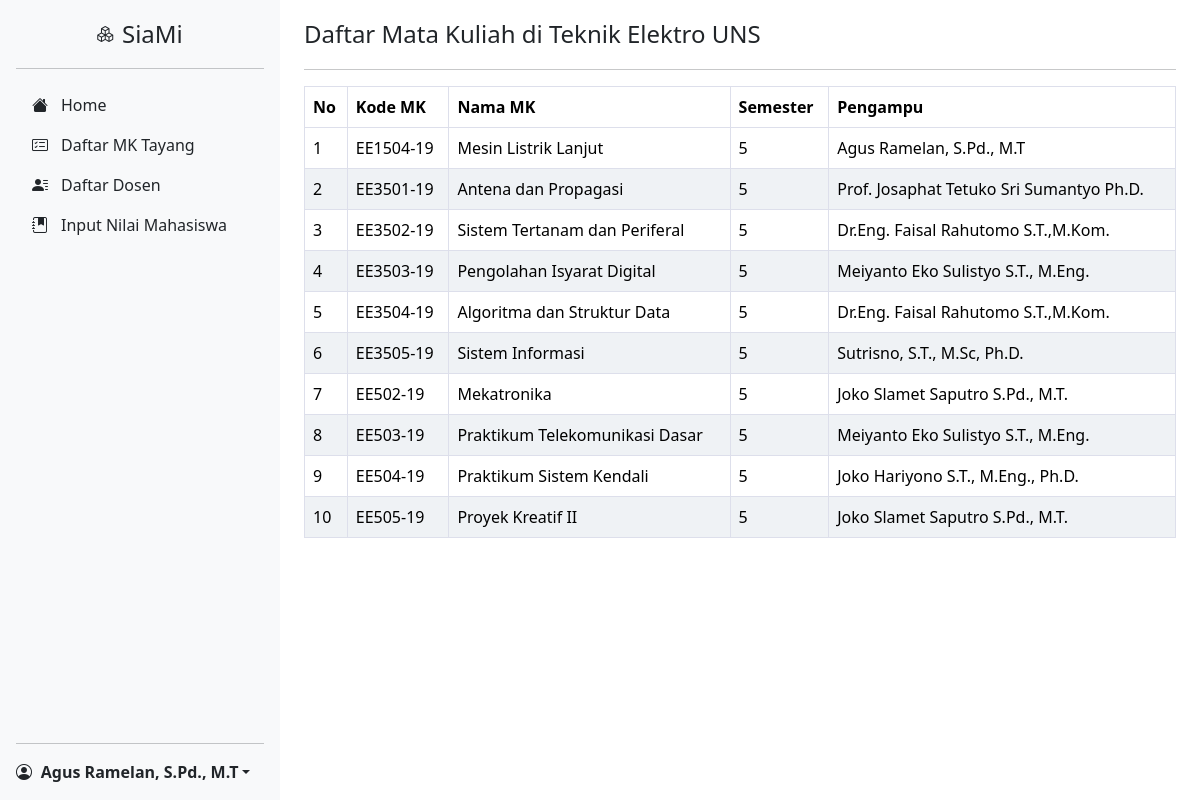
Screenshot of /view/dosen/dsn_daftarmk.php (signed in) with the database file from the repository.
### tables this page shows
CREATE TABLE `mk` (
  `id` int(11) NOT NULL,
  `kode_mk` varchar(255) NOT NULL,
  `nama_mk` varchar(255) NOT NULL,
  `NIP_pengampu` varchar(255) NOT NULL,
  `semester` int(11) NOT NULL,
  `kategori` varchar(255) NOT NULL,
  `bobot_sks` int(11) NOT NULL
);

CREATE TABLE `dosen` (
  `id` int(11) NOT NULL,
  `nip` varchar(255) NOT NULL,
  `nama` varchar(255) NOT NULL,
  `role_id` int(11) NOT NULL
);

### view/dosen/dsn_daftarmk.php (the view, shortened to what this page needs)
<?php
require '../../database/connect.php';
$daftarmk = mysqli_query($conn, "SELECT * FROM mk LEFT JOIN dosen ON mk.NIP_pengampu=dosen.nip ORDER BY kode_mk");
?>
<!doctype html>
<html lang="en">
<head>
     <link href="../assets/dist/css/bootstrap.min.css" rel="stylesheet">
     <link href="https://cdn.jsdelivr.net/npm/bootstrap@5.0.2/dist/css/bootstrap.min.css" rel="stylesheet">
     <link rel="stylesheet" href="https://cdn.jsdelivr.net/npm/bootstrap-icons@1.9.1/font/bootstrap-icons.css">
     <link href="../../css/daftarmk.css" rel="stylesheet">
</head>
<body>
     <main>
          <div class="d-flex flex-column flex-shrink-0 p-3 bg-light" style="width: 280px;">
               <a href="/" class="d-flex align-items-center mb-3 mb-md-0 me-md-auto link-dark text-decoration-none mx-auto">
                    <i class="bi bi-boxes"></i>
                    <span class="fs-4">SiaMi</span>
               </a>
               <hr>
               <ul class="nav nav-pills flex-column mb-auto">
                    <li class="nav-item">
                         <a href="index.php" class="nav-link link-dark">
                              <i class="bi bi-house-fill"> </i>
                              Home
                         </a>
                    </li>
                    <li class="nav-item">
                         <a href="dsn_daftarmk.php" class="nav-link link-dark">
                              <i class="bi bi-card-checklist"></i>
                              Daftar MK Tayang
                         </a>
                    </li>
                    <li class="nav-item">
                         <a href="dsn_daftardosen.php" class="nav-link link-dark">
                              <i class="bi bi-person-lines-fill"></i>
                              Daftar Dosen
                         </a>
                    </li class="nav-item">
                    <li class="nav-item">
                         <a href="dsn_editnilai.php" class="nav-link link-dark">
                              <i class="bi bi-journal-bookmark-fill"></i>
                              Input Nilai Mahasiswa
                         </a>
                    </li>
               </ul>
               <hr>
               <div class="dropdown">
                    <a href="#" class="d-flex align-items-center link-dark text-decoration-none dropdown-toggle" id="dropdownUser2" data-bs-toggle="dropdown" aria-expanded="false">
                         <i class="bi bi-person-circle"></i>
                         <strong><?= $_SESSION["nama"]; ?></strong>
                    </a>
               </div>
          </div>
          <div class="container-sm">
               <header>
                    <h3>Daftar Mata Kuliah di Teknik Elektro UNS</h3>
               </header>
               <hr>
               <table class="table table-bordered" width="100%" cellspacing="0">
                    <thead>
                         <tr>
                              <th scope="col">No</th>
                              <th scope="col">Kode MK</th>
                              <th scope="col">Nama MK</th>
                              <th scope="col">Semester</th>
                              <th scope="col">Pengampu</th>
                         </tr>
                    </thead>
                    <tbody>
                         <?php
                         $i = 1;
                         while ($mk = mysqli_fetch_array($daftarmk)) {
                         ?>
                              <tr>
                                   <td><?= $i++ ?></td>
                                   <td><?= $mk["kode_mk"] ?></td>
                                   <td><?= $mk["nama_mk"] ?></td>
                                   <td><?= $mk["semester"] ?></td>
                                   <td><?= $mk["nama"] ?></td>
                              </tr>
                         <?php
                         } ?>
                    </tbody>
               </table>
          </div>
     </main>
</body>
</html>

### css/daftarmk.css (style rules this page uses)
body { min-height: 100vh; min-height: -webkit-fill-available; }
html { height: -webkit-fill-available; }
main { display: flex; flex-wrap: nowrap; height: 100vh; height: -webkit-fill-available; max-height: 100vh; overflow-x: auto; }
i { margin-right: 1ch; }
header { margin-top: 20px; margin-bottom: 20px; }
.h3, h3 { font-size: calc(1.275rem + 0.3vw) !important; }
table { border-collapse: collapse; width: 100%; border-radius: 15px; }
th { display: table-cell; vertical-align: inherit; font-weight: bold; border-bottom-color: #000; }
table, td { padding: 8px 8px 8px 20px; }
tr:nth-child(even) { background-color: #eff2f5; }
.table-bordered th, .table-bordered td { border: 1px solid #dddfeb !important; }
hr:not([size]) { height: 1px; }
hr { margin: 1rem 0; color: inherit; background-color: currentColor; border: 0; opacity: 0.25; }

### rows the page displays
mk: kode_mk "EE1504-19", nama_mk "Mesin Listrik Lanjut", semester "5", dosen.nama "Agus Ramelan, S.Pd., M.T"
mk: kode_mk "EE3501-19", nama_mk "Antena dan Propagasi", semester "5", dosen.nama "Prof. Josaphat Tetuko Sri Sumantyo Ph.D."
mk: kode_mk "EE3502-19", nama_mk "Sistem Tertanam dan Periferal", semester "5", dosen.nama "Dr.Eng. Faisal Rahutomo S.T.,M.Kom."
mk: kode_mk "EE3503-19", nama_mk "Pengolahan Isyarat Digital", semester "5", dosen.nama "Meiyanto Eko Sulistyo S.T., M.Eng."
mk: kode_mk "EE3504-19", nama_mk "Algoritma dan Struktur Data", semester "5", dosen.nama "Dr.Eng. Faisal Rahutomo S.T.,M.Kom."
mk: kode_mk "EE3505-19", nama_mk "Sistem Informasi", semester "5", dosen.nama "Sutrisno, S.T., M.Sc, Ph.D."
mk: kode_mk "EE502-19", nama_mk "Mekatronika", semester "5", dosen.nama "Joko Slamet Saputro S.Pd., M.T."
mk: kode_mk "EE503-19", nama_mk "Praktikum Telekomunikasi Dasar", semester "5", dosen.nama "Meiyanto Eko Sulistyo S.T., M.Eng."
mk: kode_mk "EE504-19", nama_mk "Praktikum Sistem Kendali", semester "5", dosen.nama "Joko Hariyono S.T., M.Eng., Ph.D."
mk: kode_mk "EE505-19", nama_mk "Proyek Kreatif II", semester "5", dosen.nama "Joko Slamet Saputro S.Pd., M.T."

### other values shown
$_SESSION["nama"] "Agus Ramelan, S.Pd., M.T"
